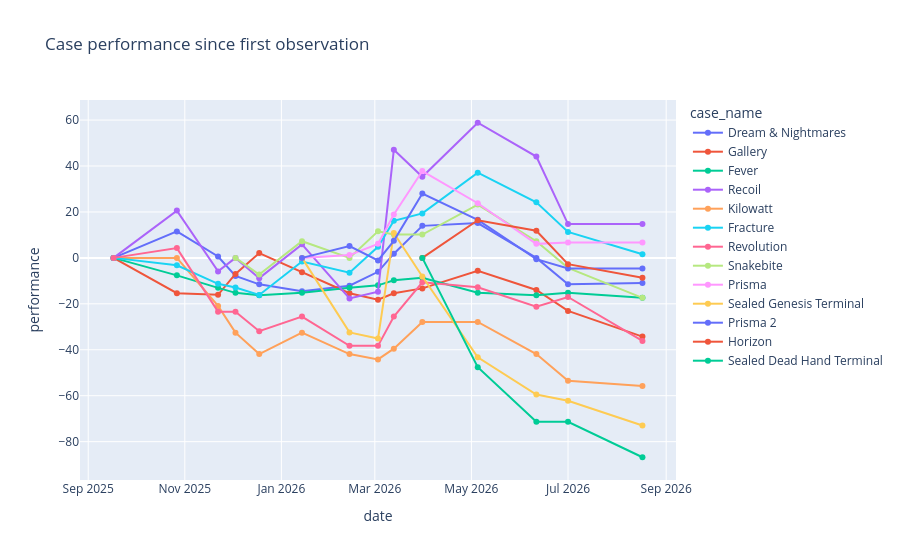

Here is the notebook cell this chart was saved with:
### Code cell
fig = px.line(
    price_history,
    x="date",
    y="performance",
    color="case_name",
    markers=True,
    title="Case performance since first observation"
)
fig.show()

### Figure 1 — Plotly figure (JSON) as saved in the notebook; plotly's stock layout.template omitted (floating-point values rounded to 4 significant figures)
{"data": [{"hovertemplate": "case_name=Dream & Nightmares<br>date=%{x}<br>performance=%{y}<extra></extra>", "legendgroup": "Dream & Nightmares", "line": {"color": "#636efa", "dash": "solid"}, "marker": {"symbol": "circle"}, "mode": "lines+markers", "name": "Dream & Nightmares", "orientation": "v", "showlegend": true, "type": "scatter", "x": ["2025-09-17T00:00:00.000000", "2025-10-27T00:00:00.000000", "2025-11-22T00:00:00.000000", "2025-12-03T00:00:00.000000", "2025-12-18T00:00:00.000000", "2026-01-14T00:00:00.000000", "2026-02-13T00:00:00.000000", "2026-03-03T00:00:00.000000", "2026-03-13T00:00:00.000000", "2026-03-31T00:00:00.000000", "2026-05-05T00:00:00.000000", "2026-06-11T00:00:00.000000", "2026-07-01T00:00:00.000000", "2026-08-17T00:00:00.000000"], "xaxis": "x", "y": [0.0, 11.52, 0.6061, -7.879, -11.52, -14.55, -12.12, -6.061, 1.818, 13.94, 15.15, 0.0, -11.52, -10.91], "yaxis": "y"}, {"hovertemplate": "case_name=Gallery<br>date=%{x}<br>performance=%{y}<extra></extra>", "legendgroup": "Gallery", "line": {"color": "#EF553B", "dash": "solid"}, "marker": {"symbol": "circle"}, "mode": "lines+markers", "name": "Gallery", "orientation": "v", "showlegend": true, "type": "scatter", "x": ["2025-09-17T00:00:00.000000", "2025-10-27T00:00:00.000000", "2025-11-22T00:00:00.000000", "2025-12-03T00:00:00.000000", "2025-12-18T00:00:00.000000", "2026-01-14T00:00:00.000000", "2026-02-13T00:00:00.000000", "2026-03-03T00:00:00.000000", "2026-03-13T00:00:00.000000", "2026-03-31T00:00:00.000000", "2026-05-05T00:00:00.000000", "2026-06-11T00:00:00.000000", "2026-07-01T00:00:00.000000", "2026-08-17T00:00:00.000000"], "xaxis": "x", "y": [0.0, -15.38, -16.08, -6.993, 2.098, -6.294, -15.38, -18.18, -15.38, -13.29, -5.594, -13.99, -23.08, -34.27], "yaxis": "y"}, {"hovertemplate": "case_name=Fever<br>date=%{x}<br>performance=%{y}<extra></extra>", "legendgroup": "Fever", "line": {"color": "#00cc96", "dash": "solid"}, "marker": {"symbol": "circle"}, "mode": "lines+markers", "name": "Fever", "orientation": "v", "showlegend": true, "type": "scatter", "x": ["2025-09-17T00:00:00.000000", "2025-10-27T00:00:00.000000", "2025-11-22T00:00:00.000000", "2025-12-03T00:00:00.000000", "2025-12-18T00:00:00.000000", "2026-01-14T00:00:00.000000", "2026-02-13T00:00:00.000000", "2026-03-03T00:00:00.000000", "2026-03-13T00:00:00.000000", "2026-03-31T00:00:00.000000", "2026-05-05T00:00:00.000000", "2026-06-11T00:00:00.000000", "2026-07-01T00:00:00.000000", "2026-08-17T00:00:00.000000"], "xaxis": "x", "y": [0.0, -7.609, -13.04, -15.22, -16.3, -15.22, -13.04, -11.96, -9.783, -8.696, -15.22, -16.3, -15.22, -17.39], "yaxis": "y"}, {"hovertemplate": "case_name=Recoil<br>date=%{x}<br>performance=%{y}<extra></extra>", "legendgroup": "Recoil", "line": {"color": "#ab63fa", "dash": "solid"}, "marker": {"symbol": "circle"}, "mode": "lines+markers", "name": "Recoil", "orientation": "v", "showlegend": true, "type": "scatter", "x": ["2025-09-17T00:00:00.000000", "2025-10-27T00:00:00.000000", "2025-11-22T00:00:00.000000", "2025-12-03T00:00:00.000000", "2025-12-18T00:00:00.000000", "2026-01-14T00:00:00.000000", "2026-02-13T00:00:00.000000", "2026-03-03T00:00:00.000000", "2026-03-13T00:00:00.000000", "2026-03-31T00:00:00.000000", "2026-05-05T00:00:00.000000", "2026-06-11T00:00:00.000000", "2026-07-01T00:00:00.000000", "2026-08-17T00:00:00.000000"], "xaxis": "x", "y": [0.0, 20.59, -5.882, 0.0, -8.824, 5.882, -17.65, -14.71, 47.06, 35.29, 58.82, 44.12, 14.71, 14.71], "yaxis": "y"}, {"hovertemplate": "case_name=Kilowatt<br>date=%{x}<br>performance=%{y}<extra></extra>", "legendgroup": "Kilowatt", "line": {"color": "#FFA15A", "dash": "solid"}, "marker": {"symbol": "circle"}, "mode": "lines+markers", "name": "Kilowatt", "orientation": "v", "showlegend": true, "type": "scatter", "x": ["2025-09-17T00:00:00.000000", "2025-10-27T00:00:00.000000", "2025-11-22T00:00:00.000000", "2025-12-03T00:00:00.000000", "2025-12-18T00:00:00.000000", "2026-01-14T00:00:00.000000", "2026-02-13T00:00:00.000000", "2026-03-03T00:00:00.000000", "2026-03-13T00:00:00.000000", "2026-03-31T00:00:00.000000", "2026-05-05T00:00:00.000000", "2026-06-11T00:00:00.000000", "2026-07-01T00:00:00.000000", "2026-08-17T00:00:00.000000"], "xaxis": "x", "y": [0.0, 0.0, -20.93, -32.56, -41.86, -32.56, -41.86, -44.19, -39.53, -27.91, -27.91, -41.86, -53.49, -55.81], "yaxis": "y"}, {"hovertemplate": "case_name=Fracture<br>date=%{x}<br>performance=%{y}<extra></extra>", "legendgroup": "Fracture", "line": {"color": "#19d3f3", "dash": "solid"}, "marker": {"symbol": "circle"}, "mode": "lines+markers", "name": "Fracture", "orientation": "v", "showlegend": true, "type": "scatter", "x": ["2025-09-17T00:00:00.000000", "2025-10-27T00:00:00.000000", "2025-11-22T00:00:00.000000", "2025-12-03T00:00:00.000000", "2025-12-18T00:00:00.000000", "2026-01-14T00:00:00.000000", "2026-02-13T00:00:00.000000", "2026-03-03T00:00:00.000000", "2026-03-13T00:00:00.000000", "2026-03-31T00:00:00.000000", "2026-05-05T00:00:00.000000", "2026-06-11T00:00:00.000000", "2026-07-01T00:00:00.000000", "2026-08-17T00:00:00.000000"], "xaxis": "x", "y": [0.0, -3.226, -11.29, -12.9, -16.13, -1.613, -6.452, 4.839, 16.13, 19.35, 37.1, 24.19, 11.29, 1.613], "yaxis": "y"}, {"hovertemplate": "case_name=Revolution<br>date=%{x}<br>performance=%{y}<extra></extra>", "legendgroup": "Revolution", "line": {"color": "#FF6692", "dash": "solid"}, "marker": {"symbol": "circle"}, "mode": "lines+markers", "name": "Revolution", "orientation": "v", "showlegend": true, "type": "scatter", "x": ["2025-09-17T00:00:00.000000", "2025-10-27T00:00:00.000000", "2025-11-22T00:00:00.000000", "2025-12-03T00:00:00.000000", "2025-12-18T00:00:00.000000", "2026-01-14T00:00:00.000000", "2026-02-13T00:00:00.000000", "2026-03-03T00:00:00.000000", "2026-03-13T00:00:00.000000", "2026-03-31T00:00:00.000000", "2026-05-05T00:00:00.000000", "2026-06-11T00:00:00.000000", "2026-07-01T00:00:00.000000", "2026-08-17T00:00:00.000000"], "xaxis": "x", "y": [0.0, 4.255, -23.4, -23.4, -31.91, -25.53, -38.3, -38.3, -25.53, -10.64, -12.77, -21.28, -17.02, -36.17], "yaxis": "y"}, {"hovertemplate": "case_name=Snakebite<br>date=%{x}<br>performance=%{y}<extra></extra>", "legendgroup": "Snakebite", "line": {"color": "#B6E880", "dash": "solid"}, "marker": {"symbol": "circle"}, "mode": "lines+markers", "name": "Snakebite", "orientation": "v", "showlegend": true, "type": "scatter", "x": ["2025-12-03T00:00:00.000000", "2025-12-18T00:00:00.000000", "2026-01-14T00:00:00.000000", "2026-02-13T00:00:00.000000", "2026-03-03T00:00:00.000000", "2026-03-13T00:00:00.000000", "2026-03-31T00:00:00.000000", "2026-05-05T00:00:00.000000", "2026-06-11T00:00:00.000000", "2026-07-01T00:00:00.000000", "2026-08-17T00:00:00.000000"], "xaxis": "x", "y": [0.0, -7.246, 7.246, 0.0, 11.59, 10.14, 10.14, 23.19, 7.246, -4.348, -17.39], "yaxis": "y"}, {"hovertemplate": "case_name=Prisma<br>date=%{x}<br>performance=%{y}<extra></extra>", "legendgroup": "Prisma", "line": {"color": "#FF97FF", "dash": "solid"}, "marker": {"symbol": "circle"}, "mode": "lines+markers", "name": "Prisma", "orientation": "v", "showlegend": true, "type": "scatter", "x": ["2026-01-14T00:00:00.000000", "2026-02-13T00:00:00.000000", "2026-03-03T00:00:00.000000", "2026-03-13T00:00:00.000000", "2026-03-31T00:00:00.000000", "2026-05-05T00:00:00.000000", "2026-06-11T00:00:00.000000", "2026-07-01T00:00:00.000000", "2026-08-17T00:00:00.000000"], "xaxis": "x", "y": [0.0, 1.22, 6.098, 18.9, 37.8, 23.78, 6.098, 6.707, 6.707], "yaxis": "y"}, {"hovertemplate": "case_name=Sealed Genesis Terminal<br>date=%{x}<br>performance=%{y}<extra></extra>", "legendgroup": "Sealed Genesis Terminal", "line": {"color": "#FECB52", "dash": "solid"}, "marker": {"symbol": "circle"}, "mode": "lines+markers", "name": "Sealed Genesis Terminal", "orientation": "v", "showlegend": true, "type": "scatter", "x": ["2026-01-14T00:00:00.000000", "2026-02-13T00:00:00.000000", "2026-03-03T00:00:00.000000", "2026-03-13T00:00:00.000000", "2026-03-31T00:00:00.000000", "2026-05-05T00:00:00.000000", "2026-06-11T00:00:00.000000", "2026-07-01T00:00:00.000000", "2026-08-17T00:00:00.000000"], "xaxis": "x", "y": [0.0, -32.43, -35.14, 10.81, -8.108, -43.24, -59.46, -62.16, -72.97], "yaxis": "y"}, {"hovertemplate": "case_name=Prisma 2<br>date=%{x}<br>performance=%{y}<extra></extra>", "legendgroup": "Prisma 2", "line": {"color": "#636efa", "dash": "solid"}, "marker": {"symbol": "circle"}, "mode": "lines+markers", "name": "Prisma 2", "orientation": "v", "showlegend": true, "type": "scatter", "x": ["2026-01-14T00:00:00.000000", "2026-02-13T00:00:00.000000", "2026-03-03T00:00:00.000000", "2026-03-13T00:00:00.000000", "2026-03-31T00:00:00.000000", "2026-05-05T00:00:00.000000", "2026-06-11T00:00:00.000000", "2026-07-01T00:00:00.000000", "2026-08-17T00:00:00.000000"], "xaxis": "x", "y": [0.0, 5.143, -1.143, 7.429, 28.0, 16.57, -0.5714, -4.571, -4.571], "yaxis": "y"}, {"hovertemplate": "case_name=Horizon<br>date=%{x}<br>performance=%{y}<extra></extra>", "legendgroup": "Horizon", "line": {"color": "#EF553B", "dash": "solid"}, "marker": {"symbol": "circle"}, "mode": "lines+markers", "name": "Horizon", "orientation": "v", "showlegend": true, "type": "scatter", "x": ["2026-03-31T00:00:00.000000", "2026-05-05T00:00:00.000000", "2026-06-11T00:00:00.000000", "2026-07-01T00:00:00.000000", "2026-08-17T00:00:00.000000"], "xaxis": "x", "y": [0.0, 16.36, 11.82, -2.727, -8.636], "yaxis": "y"}, {"hovertemplate": "case_name=Sealed Dead Hand Terminal<br>date=%{x}<br>performance=%{y}<extra></extra>", "legendgroup": "Sealed Dead Hand Terminal", "line": {"color": "#00cc96", "dash": "solid"}, "marker": {"symbol": "circle"}, "mode": "lines+markers", "name": "Sealed Dead Hand Terminal", "orientation": "v", "showlegend": true, "type": "scatter", "x": ["2026-03-31T00:00:00.000000", "2026-05-05T00:00:00.000000", "2026-06-11T00:00:00.000000", "2026-07-01T00:00:00.000000", "2026-08-17T00:00:00.000000"], "xaxis": "x", "y": [0.0, -47.56, -71.34, -71.34, -86.79], "yaxis": "y"}], "layout": {"legend": {"title": {"text": "case_name"}, "tracegroupgap": 0}, "title": {"text": "Case performance since first observation"}, "xaxis": {"anchor": "y", "domain": [0, 1], "title": {"text": "date"}}, "yaxis": {"anchor": "x", "domain": [0, 1], "title": {"text": "performance"}}}}
